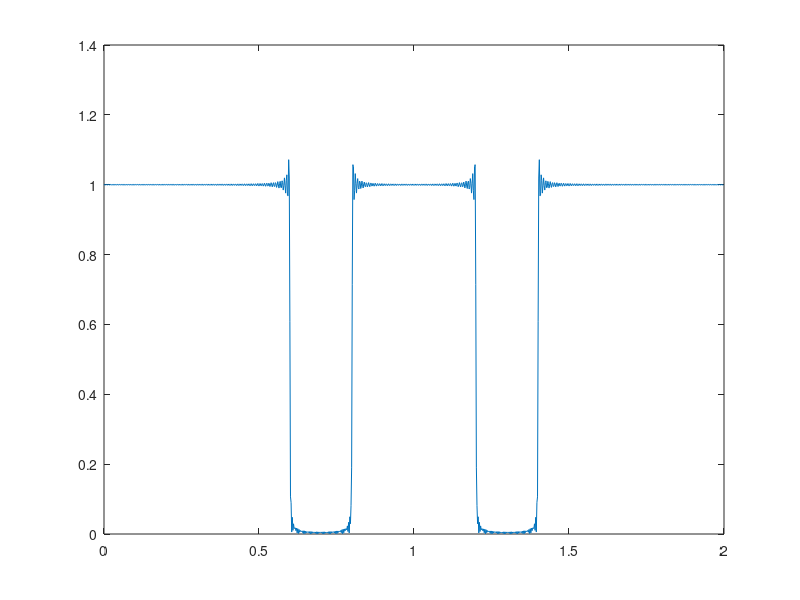

MATLAB code to generate this figure:
Fs = 10000;
Ts = 1/Fs;
FcL = 3000;
FcU = 4000;
WcL = 2*pi*FcL/Fs;
WcU = 2*pi*FcU/Fs;
Wc0 = (WcU+WcL)/2;
Wc = (WcU - WcL)/2;

L = 555;
c = (L+1)/2;
h = zeros(1,L);

for n=1:(c-1)
    h(n) = sin(Wc*(n-c))/(pi*(n-c));
end
h(c) = Wc/pi;
for k = 1:(c-1)
    h(c+k) = h(c-k);
end

n = 0:L-1;
h = 2*cos(Wc0*(n-c+1)).*h;

h(c) = h(c)-1;
h = -h;

n = log2(L);
n = ceil(n);
N = max(256,2^n);
H = fft(h,N);

w = 0:2*pi/N:2*pi-2*pi/N;
w = w/pi;
plot(w, abs(H));
